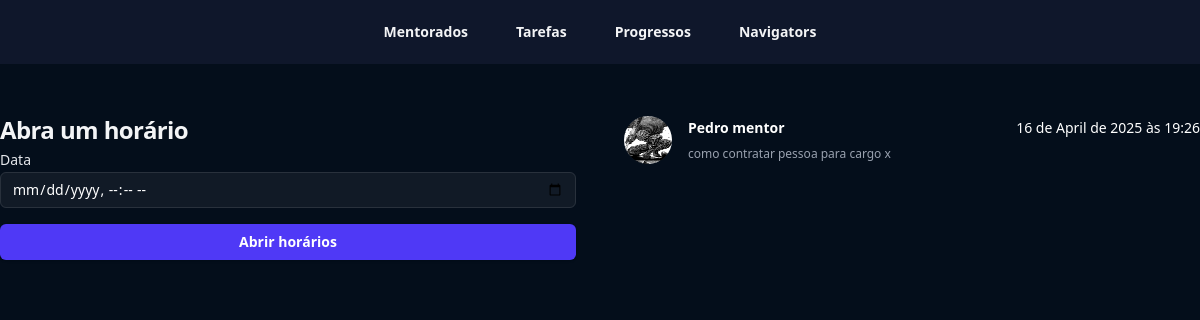
/mentorados/reunioes/ (signed in), run on the app's committed database.
### mentorados/models.py (models this page shows, shortened)
class Reuniao(models.Model):
    tag_choices = (
        ("G", "Gestão"),
        ("M", "Marketing"),
        ("RH", "Gestão de pessoas"),
        ("I", "Impostos"),
    )
    data = models.ForeignKey(DisponibilidadedeHorarios, on_delete=models.CASCADE)
    mentorado = models.ForeignKey(Mentorados, on_delete=models.CASCADE)
    tag = models.CharField(max_length=2, choices=tag_choices)
    descricao = models.TextField()

class Mentorados(models.Model):
    estado_choices = (("E1", "10-100k"), ("E2", "100-1kk"))
    nome = models.CharField(max_length=255)
    foto = models.ImageField(upload_to="fotos", null=True, blank=True)
    estagio = models.CharField(max_length=2, choices=estado_choices)
    navigator = models.ForeignKey(Navigators, null=True, on_delete=models.CASCADE)
    user = models.ForeignKey(User, on_delete=models.CASCADE)  # mentor
    criado_em = models.DateField(auto_now_add=True)
    token = models.CharField(max_length=16)
    def __str__(self):
        return f"{self.nome}"

class DisponibilidadedeHorarios(models.Model):
    data_inicial = models.DateTimeField(null=True, blank=True)
    mentor = models.ForeignKey(User, on_delete=models.CASCADE)
    agendado = models.BooleanField(default=False)

### mentorados/views.py (the view, shortened to what this page needs)
# urls.py: path("reunioes/", views.reunioes, name="reunioes"),
def reunioes(request):
    if request.method == "GET":
        reunioes = Reuniao.objects.filter(data__mentor=request.user)
        return render(request, "reunioes.html", {"reunioes": reunioes})

### mentorados/templates/reunioes.html (shortened to what this page needs)
{% extends "base.html" %}
 {% load static %}
 {% block 'body' %}
 <header class="bg-slate-900">
    <nav class="flex items-center justify-between p-4 lg:px-8" aria-label="Global">
      <div class="flex lg:flex-1">
        <a href="#" class="-m-1.5 p-1.5">
        </a>
      </div>
      <div class="hidden lg:flex lg:gap-x-12">
        <a href="#" class="text-sm/6 font-semibold text-gray-100">Mentorados</a>
        <a href="#" class="text-sm/6 font-semibold text-gray-100">Tarefas</a>
        <a href="#" class="text-sm/6 font-semibold text-gray-100">Progressos</a>
        <a href="#" class="text-sm/6 font-semibold text-gray-100">Navigators</a>
      </div>
    </nav>
  </header>
  <div class="bg-[#040e1b] min-h-screen">
    <div class="max-w-7xl mx-auto py-8">
        <div class="grid grid-cols-2 gap-12 ">
            <div>
                <form action="{% url 'reunioes' %}" method="POST">{% csrf_token %}
                  <h2 class="mt-4 text-2xl/9 font-bold tracking-tight text-gray-100">Abra um horário</h2>
                  <label for="email" class="block text-sm/6 font-medium text-gray-200">Data</label>
                  <input type="datetime-local" name="data" id="date" required class="block w-full rounded-md bg-white/5 px-3 py-1.5 text-base text-white outline outline-1 -outline-offset-1 outline-white/10 placeholder:text-gray-500 focus:outline focus:outline-2 focus:-outline-offset-2 focus:outline-indigo-500 sm:text-sm/6">
                  <button type="submit" class="flex w-full justify-center cursor-pointer rounded-md bg-indigo-600 px-3 py-1.5 text-sm/6 font-semibold text-white shadow-sm hover:bg-indigo-500 focus-visible:outline focus-visible:outline-2 focus-visible:outline-offset-2 focus-visible:outline-indigo-600 mt-4">Abrir horários</button>
                </div>
            <div>
                <ul role="list" class="divide-y divide-gray-800">
                  {% for reuniao in reunioes %}
                    <li class="flex justify-between gap-x-6 py-5">
                      <div class="flex min-w-0 gap-x-4">
                        <img class="size-12 flex-none rounded-full bg-gray-800" src="{{reuniao.mentorado.foto.url}}" alt="">
                        <div class="min-w-0 flex-auto">
                          <p class="text-sm/6 font-semibold text-white">{{reuniao.mentorado}}</p>
                          <p class="mt-1 truncate text-xs/5 text-gray-400">{{reuniao.descricao}}</p>
                        </div>
                      </div>
                      <div class="hidden shrink-0 sm:flex sm:flex-col sm:items-end">
                        <p class="text-sm/6 text-white">{{ reuniao.data.data_inicial|date:"j \d\e F \d\e Y" }} às {{ reuniao.data.data_inicial|time:"H:i" }}</p>
                      </div>
                    </li>
                    {% endfor %}
                  </ul>
            </div>
        </div>
    </div>
  </div>
 {% endblock 'body' %}

### data on the page
Reuniao: mentorado.foto (picture), mentorado "Pedro mentor", descricao "como contratar pessoa para cargo x", data.data_inicial "16 de April de 2025", data.data_inicial "19:26"
